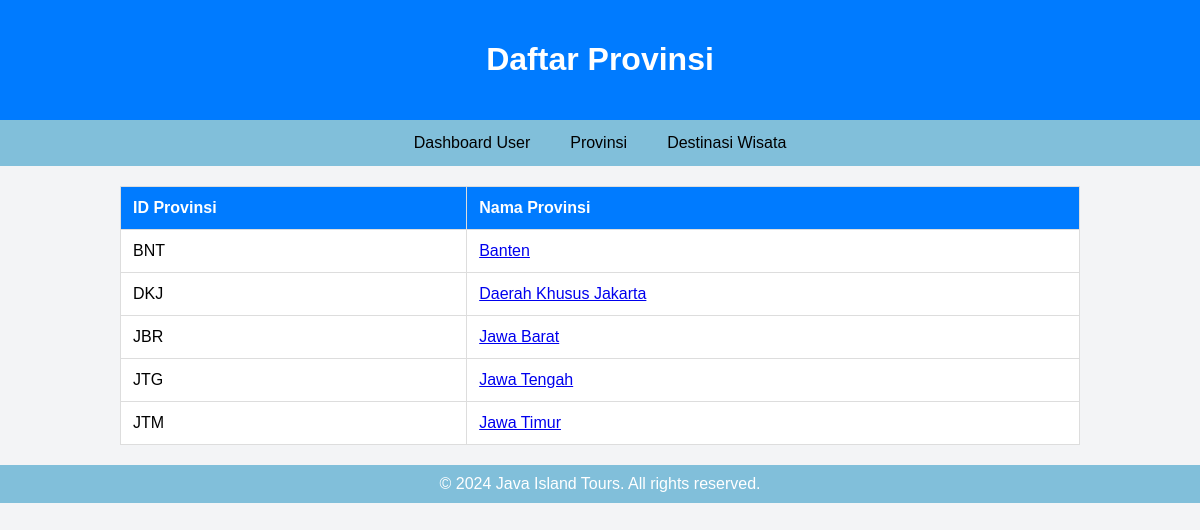
Screenshot of /provinsi.php with the database file from the repository.
### tables this page shows
CREATE TABLE `provinsi` (
  `id_provinsi` varchar(200) NOT NULL,
  `provinsi` varchar(200) NOT NULL
);

### provinsi.php (the view, shortened to what this page needs)
<?php
include 'koneksi1.php';
$query = "SELECT * FROM provinsi";
$result = mysqli_query($conn, $query);
?>
<!DOCTYPE html>
<html lang="en">
<head>
</head>
<body>
    <header>
        <h1>Daftar Provinsi</h1>
    </header>
    <nav>
        <a href="user_dashboard1.php">Dashboard User</a>
        <a href="provinsi.php">Provinsi</a>
        <a href="destinasi.php">Destinasi Wisata</a>
    </nav>
    <main>
        <table>
            <thead>
                <tr>
                    <th>ID Provinsi</th>
                    <th>Nama Provinsi</th>
                </tr>
            </thead>
            <tbody>
                <?php while ($row = mysqli_fetch_assoc($result)) : ?>
                    <tr>
                        <td><?php echo $row['id_provinsi']; ?></td>
                        <td>
                            <a href="destinasi.php?id_provinsi=<?php echo $row['id_provinsi']; ?>">
                                <?php echo $row['provinsi']; ?>
                            </a>
                        </td>
                    </tr>
                <?php endwhile; ?>
            </tbody>
        </table>
    </main>
    <footer>
        &copy; 2024 Java Island Tours. All rights reserved.
    </footer>
</body>
</html>

### provinsi.php (style rules this page uses)
body { font-family: 'Poppins', sans-serif; margin: 0; padding: 0; background-color: #f3f4f6; }
header { background-color: #007bff; color: white; padding: 20px; text-align: center; }
nav { display: flex; justify-content: center; background-color: #81BFDA; }
nav a { color: black; padding: 14px 20px; text-decoration: none; }
table { width: 80%; margin: 20px auto; border-collapse: collapse; background-color: #fff; }
th, td { padding: 12px; text-align: left; border: 1px solid #ddd; }
th { background-color: #007bff; color: white; }
footer { background-color: #81BFDA; color: white; text-align: center; padding: 10px 0; }

### rows the page displays
provinsi: id_provinsi "BNT", provinsi "Banten"
provinsi: id_provinsi "DKJ", provinsi "Daerah Khusus Jakarta"
provinsi: id_provinsi "JBR", provinsi "Jawa Barat"
provinsi: id_provinsi "JTG", provinsi "Jawa Tengah"
provinsi: id_provinsi "JTM", provinsi "Jawa Timur"
